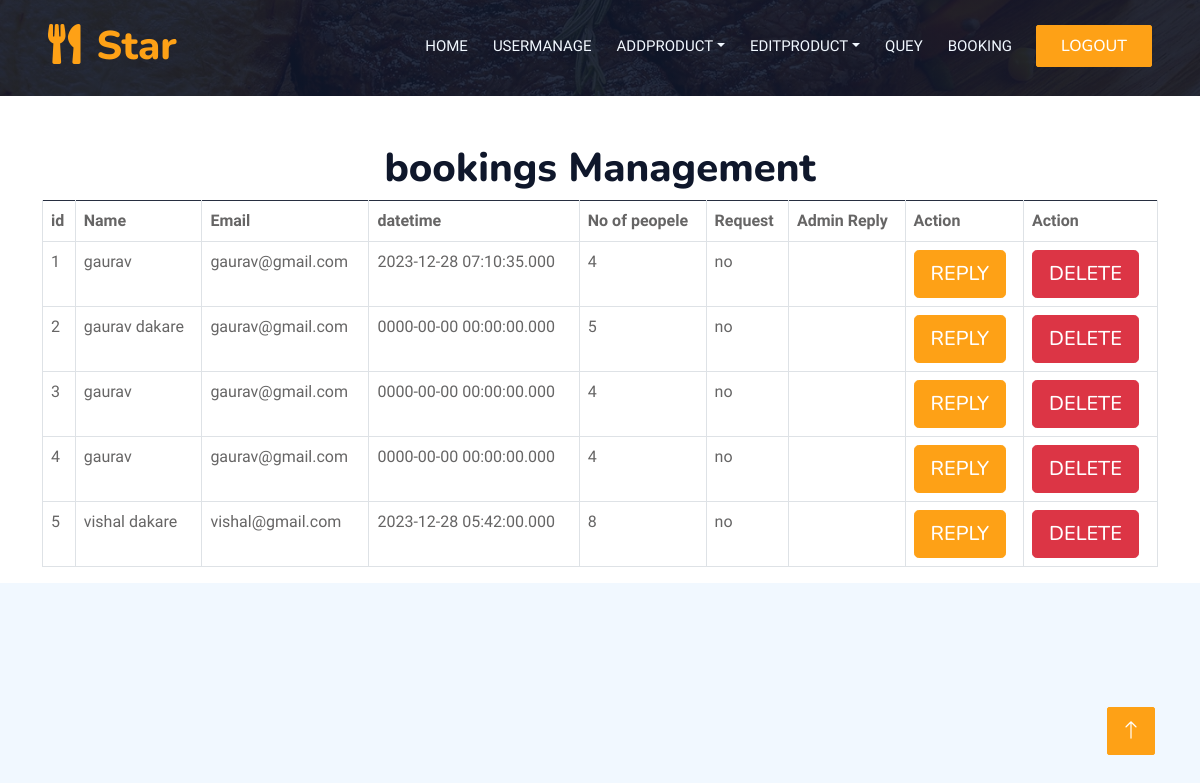
The page /admin/booking.php (signed in) on the database its author committed.
### tables this page shows
CREATE TABLE `booking` (
  `id` int(250) NOT NULL,
  `name` varchar(250) NOT NULL,
  `email` varchar(250) NOT NULL,
  `datetime` datetime(3) NOT NULL,
  `people` int(250) NOT NULL,
  `request` varchar(250) NOT NULL,
  `reply` varchar(250) NOT NULL
);

### admin/booking.php (the view, shortened to what this page needs)
<!DOCTYPE html>
<html lang="en">
<head>
    <link href="https://cdnjs.cloudflare.com/ajax/libs/font-awesome/5.10.0/css/all.min.css" rel="stylesheet">
    <link href="https://cdn.jsdelivr.net/npm/bootstrap-icons@1.4.1/font/bootstrap-icons.css" rel="stylesheet">
    <link href="lib/animate/animate.min.css" rel="stylesheet">
    <link href="lib/owlcarousel/assets/owl.carousel.min.css" rel="stylesheet">
    <link href="lib/tempusdominus/css/tempusdominus-bootstrap-4.min.css" rel="stylesheet" />
    <link href="css/bootstrap.min.css" rel="stylesheet">
    <link href="css/style.css" rel="stylesheet">
</head>
<body>
    <div class="container-xxl bg-white p-0">
        <div class="container-xxl position-relative p-0">
            <nav class="navbar navbar-expand-lg navbar-dark bg-dark px-4 px-lg-5 py-3 py-lg-0">
                <a href="" class="navbar-brand p-0">
                    <h1 class="text-primary m-0"><i class="fa fa-utensils me-3"></i>Star</h1>
                </a>
                <div class="collapse navbar-collapse" id="navbarCollapse">
                    <div class="navbar-nav ms-auto py-0 pe-4">
                        <a href="home.php" class="nav-item nav-link">Home</a>
                        <a href="usermanage.php" class="nav-item nav-link ">Usermanage</a>
                        <div class="nav-item dropdown">
                            <a href="#" class="nav-link dropdown-toggle" data-bs-toggle="dropdown">AddProduct</a>
                        </div>
                        <div class="nav-item dropdown">
                            <a href="#" class="nav-link dropdown-toggle" data-bs-toggle="dropdown">EditProduct</a>
                        </div>
                        <a href="q.php" class="nav-item nav-link ">Quey</a>
                        <a href="booking.php" class="nav-item nav-link">Booking</a>
                    </div>
                    <a href="logout.php" class="btn btn-primary py-2 px-4">Logout</a>
                </div>
            </nav>
            <div class="container-xxl py-5 bg-dark hero-header mb-5">
            </div>
        </div>
        <?php
include_once "config.php";
$query = "SELECT * FROM booking";
$result = mysqli_query($conn, $query);
?>
    <div class="container mt-4">
    <h1 class="text-center">bookings Management</h1>
    <div class="table-responsive">
    <table class="table table-bordered">
    <thead>
        <tr class="table-dark">
        <tr>
        <th>id</th>
            <th>Name</th>
            <th>Email</th>
            <th>datetime</th>
            <th>No of peopele</th>
            <th>Request</th>
            <th>Admin Reply</th>
            <th>Action</th>
            <th>Action</th>
        </tr>
</thead>
<tbody>
        <?php
        while ($row = mysqli_fetch_assoc($result)) {
            echo "<tr>
            <td>{$row['id']}</td>
                    <td>{$row['name']}</td>
                    <td>{$row['email']}</td>
                    <td>{$row['datetime']}</td>
                    <td>{$row['people']}</td>
                    <td>{$row['request']}</td>
                    <td>{$row['reply']}</td>
                    <td><a href='bookingreply.php?id={$row['id']}' class='btn btn-lg btn-primary'>Reply</a></td>
                    <td><a class='btn btn-lg btn-danger' href='deletebooking.php?id={$row['id']}'>Delete</a></td>
                    </tr>";
        }
        ?>
        </tbody>
    </table>
    </div>
    </div>
<a href="#" class="btn btn-lg btn-primary btn-lg-square back-to-top"><i class="bi bi-arrow-up"></i></a>
    </div>
</body>
</html>

### admin/css/style.css (style rules this page uses)
:root { --primary: #FEA116; --light: #F1F8FF; --dark: #0F172B; }
.back-to-top { position: fixed; display: none; right: 45px; bottom: 45px; z-index: 99; }
.btn { font-family: 'Nunito', sans-serif; font-weight: 500; text-transform: uppercase; transition: .5s; }
.btn.btn-primary, .btn.btn-secondary { color: #FFFFFF; }
.btn-lg-square { width: 48px; height: 48px; }
.btn-square, .btn-sm-square, .btn-lg-square { padding: 0; display: flex; align-items: center; justify-content: center; font-weight: normal; border-radius: 2px; }
.navbar-dark .navbar-nav .nav-link { position: relative; margin-left: 25px; padding: 35px 0; font-size: 15px; color: var(--light) !important; text-transform: uppercase; font-weight: 500; outline: none; transition: .5s; }
@media (min-width: 992px) { .navbar-dark { position: absolute; width: 100%; top: 0; left: 0; z-index: 999; background: transparent !important; } }
.hero-header { background: linear-gradient(rgba(15, 23, 43, .9), rgba(15, 23, 43, .9)), url(../img/bg-hero.jpg); background-position: center center; background-repeat: no-repeat; background-size: cover; }

### rows shown on the page
booking: id "1", name "gaurav", email "gaurav@gmail.com", datetime "2023-12-28 07:10:35.000", people "4", request "no"
booking: id "2", name "gaurav dakare", email "gaurav@gmail.com", datetime "0000-00-00 00:00:00.000", people "5", request "no"
booking: id "3", name "gaurav", email "gaurav@gmail.com", datetime "0000-00-00 00:00:00.000", people "4", request "no"
booking: id "4", name "gaurav", email "gaurav@gmail.com", datetime "0000-00-00 00:00:00.000", people "4", request "no"
booking: id "5", name "vishal dakare", email "vishal@gmail.com", datetime "2023-12-28 05:42:00.000", people "8", request "no"
